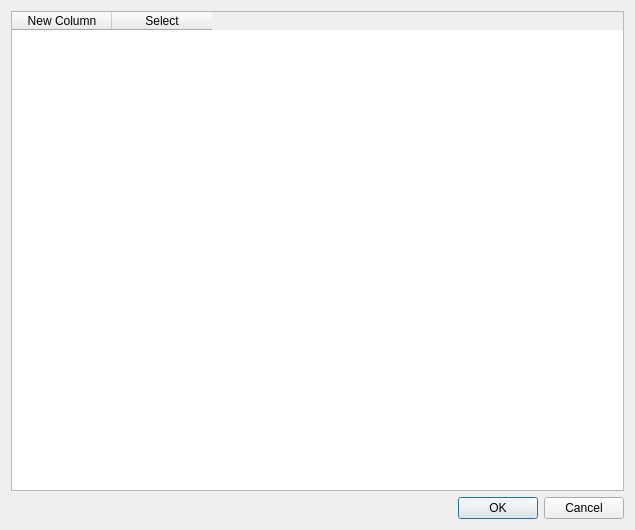
<?xml version="1.0" encoding="UTF-8"?>
<ui version="4.0">
 <class>dialog_stream_select</class>
 <widget class="QDialog" name="dialog_stream_select">
  <property name="geometry">
   <rect>
    <x>0</x>
    <y>0</y>
    <width>635</width>
    <height>530</height>
   </rect>
  </property>
  <property name="windowTitle">
   <string>Dialog</string>
  </property>
  <layout class="QVBoxLayout" name="verticalLayout">
   <item>
    <widget class="QTableWidget" name="tableWidget">
     <column>
      <property name="text">
       <string>New Column</string>
      </property>
     </column>
     <column>
      <property name="text">
       <string>Select</string>
      </property>
     </column>
    </widget>
   </item>
   <item>
    <widget class="QDialogButtonBox" name="buttonBox">
     <property name="orientation">
      <enum>Qt::Horizontal</enum>
     </property>
     <property name="standardButtons">
      <set>QDialogButtonBox::Cancel|QDialogButtonBox::Ok</set>
     </property>
    </widget>
   </item>
  </layout>
 </widget>
 <resources/>
 <connections>
  <connection>
   <sender>buttonBox</sender>
   <signal>accepted()</signal>
   <receiver>dialog_stream_select</receiver>
   <slot>accept()</slot>
   <hints>
    <hint type="sourcelabel">
     <x>248</x>
     <y>254</y>
    </hint>
    <hint type="destinationlabel">
     <x>157</x>
     <y>274</y>
    </hint>
   </hints>
  </connection>
  <connection>
   <sender>buttonBox</sender>
   <signal>rejected()</signal>
   <receiver>dialog_stream_select</receiver>
   <slot>reject()</slot>
   <hints>
    <hint type="sourcelabel">
     <x>316</x>
     <y>260</y>
    </hint>
    <hint type="destinationlabel">
     <x>286</x>
     <y>274</y>
    </hint>
   </hints>
  </connection>
 </connections>
</ui>
